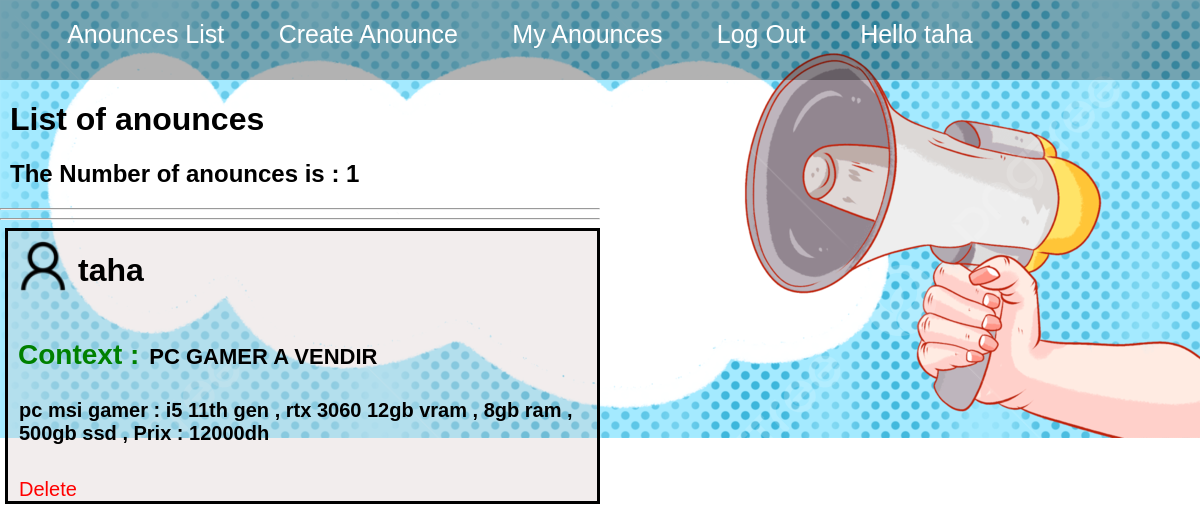
Page /my_anouncesHTML.php (signed in) on the committed database.
### tables this page shows
CREATE TABLE IF NOT EXISTS `anounces` (
  `id_anounce` int(11) NOT NULL AUTO_INCREMENT,
  `context` char(50) NOT NULL,
  `text` char(255) NOT NULL,
  `id_user` int(11) NOT NULL,
  `date_anounce` date DEFAULT NULL,
  `image` char(255) DEFAULT NULL,
  `reported` int(11) DEFAULT NULL,
  PRIMARY KEY (`id_anounce`),
  KEY `id_user` (`id_user`)
);

CREATE TABLE IF NOT EXISTS `users` (
  `id_user` int(11) NOT NULL AUTO_INCREMENT,
  `username` char(15) DEFAULT NULL,
  `email` char(55) DEFAULT NULL,
  `password` char(32) DEFAULT NULL,
  PRIMARY KEY (`id_user`),
  UNIQUE KEY `email` (`email`)
);

### my_anouncesHTML.php (the view, shortened to what this page needs)
<?php
    include('elements/header.php');
?>
<main>
    <?php
        include('elements/connect.php');
        $query = "select * from anounces inner join users on anounces.id_user = users.id_user where anounces.id_user='".$_SESSION['id']."'";
        $result = mysqli_query($connection,$query);
        $n = mysqli_num_rows($result);
        echo "<h1 class='anounce_list_h1'>List of anounces</h1>";
        echo "<h2 class='anounce_list_h2'>The Number of anounces is : {$n}</h5>";
        for ($i=0;$i<$n;$i++){
            echo "<hr>";
            echo "<hr>";
            $ligne = mysqli_fetch_assoc($result);
            echo "<div class='anounce_container'>";
            echo "<div class='user_place'>";
            echo "<img style='height:70px;' src='photos/userlogo.png'></img>";
            $query_user = "select username from users where id_user='".$ligne['id_user']."'";
            $result_user = mysqli_query($connection,$query_user);
            $ligne_user = mysqli_fetch_assoc($result_user);
            echo "<h1>".$ligne_user['username']."</h1>";
            echo "</div>";
            echo "<h3 class='anounce_list_h3'>Context :</h3>";
            echo "<h4 class='anounce_list_h4'>".$ligne['context']."</h4>";
            echo "<h5 class='anounce_list_h5'>".$ligne['text']."</h4>";
            echo "<a class='delete_button' href='my_anouncesHTML.php?id_anounce=".$ligne['id_anounce']."'>Delete</a>";
            echo "</div>";
            }
    ?>
</main>

### style.css (style rules this page uses)
body { margin: 0; background-image: url('photos/background.jpg'); background-repeat: no-repeat; }
.anounce_list_h3 { margin-left: 10px; font-weight: bolder; font-size: 28px; margin-bottom: 10px; display: inline-block; color: green; }
.anounce_list_h1 { margin-left: 10px; }
.anounce_list_h2 { margin-left: 10px; }
.anounce_list_h4 { margin-left: 10px; font-size: 22px; margin-top: 0px; display: inline-block; }
.anounce_list_h5 { margin-left: 11px; margin-top: 0px; font-size: 20px; }
.delete_button { margin-left: 11px; margin-top: 30px; font-size: 20px; text-decoration: none; color: red; }
.user_place { display: flex; }
.anounce_container { margin-left: 5px; border: solid black 3px; background: rgba(212, 195, 195, 0.3); }
main { width: 50%; height: 500px; font-family: regular, sans-serif; }

### rows in the picture
anounces: id_user.username "taha", context "PC GAMER A VENDIR", text "pc msi gamer : i5 11th gen , rtx 3060 12gb vram , 8gb ram , 500gb ssd , Prix : 12000dh"

### other values in the picture
$_SESSION['username'] "taha"
$n "1"
